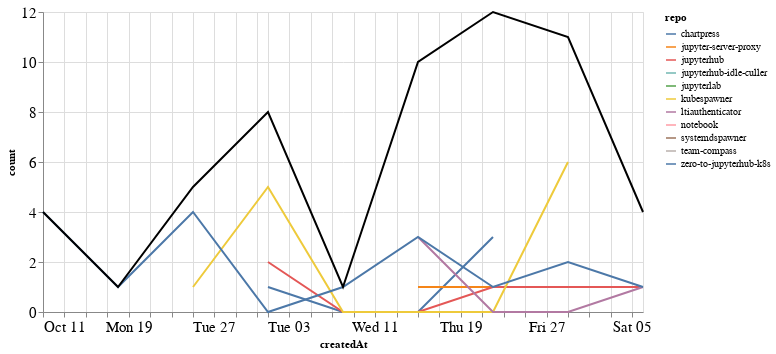

Notebook code cell kept with this figure:
### Markdown cell above
### Comments

### Code cell
comments_time = comments.groupby('repo').resample('W', on='createdAt').count()['author'].reset_index()
comments_time = comments_time.rename(columns={'author': 'count'})
comments_time_total = comments_time.groupby('createdAt').agg({"count": "sum"}).reset_index()
ch1 = alt.Chart(comments_time, width=600).mark_line().encode(
    x='createdAt',
    y='count',
    color='repo',
    tooltip="repo"
)

ch2 = alt.Chart(comments_time_total, width=600).mark_line(color="black").encode(
    x='createdAt',
    y='count',
)

ch1 + ch2

### Figure 1 — Vega-Lite specification as saved in the notebook (floating-point values rounded to 4 significant figures)
{"config": {"axisLeft": {"labelFontSize": 15}, "axisBottom": {"labelFontSize": 15}}, "layer": [{"data": {"name": "data-7e9389692a397007d4621943c50f4f7a"}, "mark": "line", "encoding": {"color": {"type": "nominal", "field": "repo"}, "tooltip": {"type": "nominal", "field": "repo"}, "x": {"type": "temporal", "field": "createdAt"}, "y": {"type": "quantitative", "field": "count"}}, "width": 600}, {"data": {"name": "data-c7c1cbc778e091c940b36ef8d4c7f72d"}, "mark": {"type": "line", "color": "black"}, "encoding": {"x": {"type": "temporal", "field": "createdAt"}, "y": {"type": "quantitative", "field": "count"}}, "width": 600}], "$schema": "https://vega.github.io/schema/vega-lite/v4.8.1.json", "datasets": {"data-7e9389692a397007d4621943c50f4f7a": [{"repo": "chartpress", "createdAt": "2020-11-01T00:00:00", "count": 1}, {"repo": "chartpress", "createdAt": "2020-11-08T00:00:00", "count": 0}, {"repo": "chartpress", "createdAt": "2020-11-15T00:00:00", "count": 0}, {"repo": "chartpress", "createdAt": "2020-11-22T00:00:00", "count": 3}, {"repo": "jupyter-server-proxy", "createdAt": "2020-11-15T00:00:00", "count": 1}, {"repo": "jupyter-server-proxy", "createdAt": "2020-11-22T00:00:00", "count": 1}, {"repo": "jupyterhub", "createdAt": "2020-11-01T00:00:00", "count": 2}, {"repo": "jupyterhub", "createdAt": "2020-11-08T00:00:00", "count": 0}, {"repo": "jupyterhub", "createdAt": "2020-11-15T00:00:00", "count": 0}, {"repo": "jupyterhub", "createdAt": "2020-11-22T00:00:00", "count": 1}, {"repo": "jupyterhub", "createdAt": "2020-11-29T00:00:00", "count": 1}, {"repo": "jupyterhub", "createdAt": "2020-12-06T00:00:00", "count": 1}, {"repo": "jupyterhub-idle-culler", "createdAt": "2020-11-15T00:00:00", "count": 3}, {"repo": "jupyterlab", "createdAt": "2020-11-22T00:00:00", "count": 5}, {"repo": "kubespawner", "createdAt": "2020-10-25T00:00:00", "count": 1}, {"repo": "kubespawner", "createdAt": "2020-11-01T00:00:00", "count": 5}, {"repo": "kubespawner", "createdAt": "2020-11-08T00:00:00", "count": 0}, {"repo": "kubespawner", "createdAt": "2020-11-15T00:00:00", "count": 0}, {"repo": "kubespawner", "createdAt": "2020-11-22T00:00:00", "count": 0}, {"repo": "kubespawner", "createdAt": "2020-11-29T00:00:00", "count": 6}, {"repo": "ltiauthenticator", "createdAt": "2020-11-15T00:00:00", "count": 3}, {"repo": "ltiauthenticator", "createdAt": "2020-11-22T00:00:00", "count": 0}, {"repo": "ltiauthenticator", "createdAt": "2020-11-29T00:00:00", "count": 0}, {"repo": "ltiauthenticator", "createdAt": "2020-12-06T00:00:00", "count": 1}, {"repo": "notebook", "createdAt": "2020-11-22T00:00:00", "count": 1}, {"repo": "systemdspawner", "createdAt": "2020-12-06T00:00:00", "count": 1}, {"repo": "team-compass", "createdAt": "2020-11-29T00:00:00", "count": 2}, {"repo": "zero-to-jupyterhub-k8s", "createdAt": "2020-10-11T00:00:00", "count": 4}, {"repo": "zero-to-jupyterhub-k8s", "createdAt": "2020-10-18T00:00:00", "count": 1}, {"repo": "zero-to-jupyterhub-k8s", "createdAt": "2020-10-25T00:00:00", "count": 4}, {"repo": "zero-to-jupyterhub-k8s", "createdAt": "2020-11-01T00:00:00", "count": 0}, {"repo": "zero-to-jupyterhub-k8s", "createdAt": "2020-11-08T00:00:00", "count": 1}, {"repo": "zero-to-jupyterhub-k8s", "createdAt": "2020-11-15T00:00:00", "count": 3}, {"repo": "zero-to-jupyterhub-k8s", "createdAt": "2020-11-22T00:00:00", "count": 1}, {"repo": "zero-to-jupyterhub-k8s", "createdAt": "2020-11-29T00:00:00", "count": 2}, {"repo": "zero-to-jupyterhub-k8s", "createdAt": "2020-12-06T00:00:00", "count": 1}], "data-c7c1cbc778e091c940b36ef8d4c7f72d": [{"createdAt": "2020-10-11T00:00:00", "count": 4}, {"createdAt": "2020-10-18T00:00:00", "count": 1}, {"createdAt": "2020-10-25T00:00:00", "count": 5}, {"createdAt": "2020-11-01T00:00:00", "count": 8}, {"createdAt": "2020-11-08T00:00:00", "count": 1}, {"createdAt": "2020-11-15T00:00:00", "count": 10}, {"createdAt": "2020-11-22T00:00:00", "count": 12}, {"createdAt": "2020-11-29T00:00:00", "count": 11}, {"createdAt": "2020-12-06T00:00:00", "count": 4}]}}
